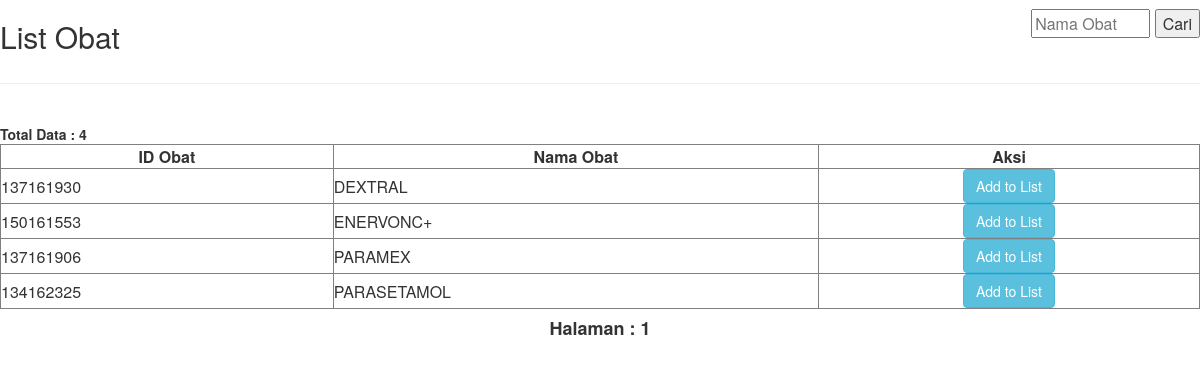
The app's page /admin/contain/atribut/popup.php with its own data.
### tables this page shows
CREATE TABLE `obat` (
  `id_obat` int(11) NOT NULL,
  `nama_obat` varchar(50) NOT NULL,
  `id_satuan` int(11) NOT NULL,
  `id_stok` int(11) NOT NULL,
  `harga_beli` int(11) NOT NULL,
  `harga_jual` int(11) NOT NULL
);

### admin/contain/atribut/popup.php (the view, shortened to what this page needs)
<html lang="en">
  <head>
	<link href="../../../font-awesome/css/font-awesome.min.css" rel="stylesheet" type="text/css">
    <link href="../../../css/bootstrap.min.css" rel="stylesheet">
  </head>
  <body style="background-color:white;">
	<table width="100%">
	<tr>
		<td>
			<h2>List Obat</h2>
		</td>
		<td align="right">
		<form action="" method="POST">
			<input type="text" size="10" name="nama_obat" placeholder="Nama Obat" />
			<input type="submit" name="cari" value="Cari" />
		</form>
		</td>
	</tr>
	</table>
	<hr/>
	<br/>
	<?php
		if(isset($_POST['cari']))
		{
	?>
		<table width="100%" border="1" cellspacing="0" cellpadding="0">
		  <tr>
			<td align="center"><strong>ID Obat</strong></td>
			<td align="center"><strong>Nama Obat</strong></td>
			<td align="center"><strong>Aksi</strong></td>
		  </tr>
		  <?php
			include '../../../include/connect.php';
			define('MAX_REC_PER_PAGE', 10);
			$rs = mysql_query("SELECT COUNT(*) FROM obat WHERE nama_obat LIKE '%".$_POST['nama_obat']."%' ") or die("Count query error!");
			list($total) = mysql_fetch_row($rs);
			$total_pages = ceil($total / MAX_REC_PER_PAGE);
			$page = intval(@$_GET["page"]);
			if (0 == $page){
				$page = 1;
			}
			$start = MAX_REC_PER_PAGE * ($page - 1);
			$max = MAX_REC_PER_PAGE;
			$query = mysql_query("SELECT * FROM obat WHERE nama_obat LIKE '%".$_POST['nama_obat']."%'
								ORDER BY nama_obat ASC LIMIT $start, $max ") or die("Query error!");
			echo "<b>Total Data : ".$total."</b>";
			while ($rs = mysql_fetch_array ($query)) {
		  ?>
		  <tr>
			<td><?php echo $rs['id_obat']; ?></td>
			<td>
			  <?php echo $rs['nama_obat']; ?>
			</td>
			<td align="center">
			  <a class="btn btn-default"
			  href="cart.php?act=add&amp;barang_id=<?php echo $rs['id_obat']; ?>&amp;ref=back.php"
			  onclick="closeWin()" role="button">Add to List</a>
			</td>
		  </tr>
		  <?php
			}
		  ?>
		</table>
		<table border="0" cellpadding="5" align="center">
			<tr>
				<td>
					<h4>
					<strong>Halaman : </strong>
				<?php
					for ($i = 1; $i <= $total_pages; $i++) {
						$txt=$i;
						if ($page != $i)
							$txt = "<a href=\"" . $_SERVER["PHP_SELF"] . "?contain=view_ticket&page=$i\">$txt</a>";
				?>
					<strong><?= $txt ?></strong>
				<?php
					}
				?>
					</h4>
				</td>
			</tr>
		</table>
	<?php
		} else {
	?>
		<table width="100%" border="1" cellspacing="0" cellpadding="0">
		  <tr>
			<td align="center"><strong>ID Obat</strong></td>
			<td align="center"><strong>Nama Obat</strong></td>
			<td align="center"><strong>Aksi</strong></td>
		  </tr>
		  <?php
			$rs = mysql_query("SELECT COUNT(*) FROM obat") or die("Count query error!");
			list($total) = mysql_fetch_row($rs);
			$total_pages = ceil($total / MAX_REC_PER_PAGE);
			$page = intval(@$_GET["page"]);
			if (0 == $page){
				$page = 1;
			}
			$start = MAX_REC_PER_PAGE * ($page - 1);
			$max = MAX_REC_PER_PAGE;
			$query = mysql_query("SELECT * FROM obat
								ORDER BY nama_obat ASC LIMIT $start, $max ") or die("Query error!");
			echo "<b>Total Data : ".$total."</b>";
			while ($rs = mysql_fetch_array ($query)) {
		  ?>
		  <tr>
			<td><?php echo $rs['id_obat']; ?></td>
			<td>
			  <?php echo $rs['nama_obat']; ?>
			</td>
			<td align="center">
			  <a class="btn btn-info"
			  href="cart.php?act=add&amp;barang_id=<?php echo $rs['id_obat']; ?>&amp;ref=back.php"
			  onclick="closeWin()" role="button">Add to List</a>
			</td>
		  </tr>
		  <?php
			}
		  ?>
		</table>
		<table border="0" cellpadding="5" align="center">
			<tr>
				<td>
					<h4>
					<strong>Halaman : </strong>
				<?php
					for ($i = 1; $i <= $total_pages; $i++) {
						$txt=$i;
				?>
					<strong><?= $txt ?></strong>
				<?php
					}
				?>
					</h4>
				</td>
			</tr>
		</table>
	  <?php
		}
	  ?>
  </body>
</html>

### records on screen
obat: id_obat "137161930", nama_obat "DEXTRAL"
obat: id_obat "150161553", nama_obat "ENERVONC+"
obat: id_obat "137161906", nama_obat "PARAMEX"
obat: id_obat "134162325", nama_obat "PARASETAMOL"

### other values on screen
$total "4"
$txt "1"
